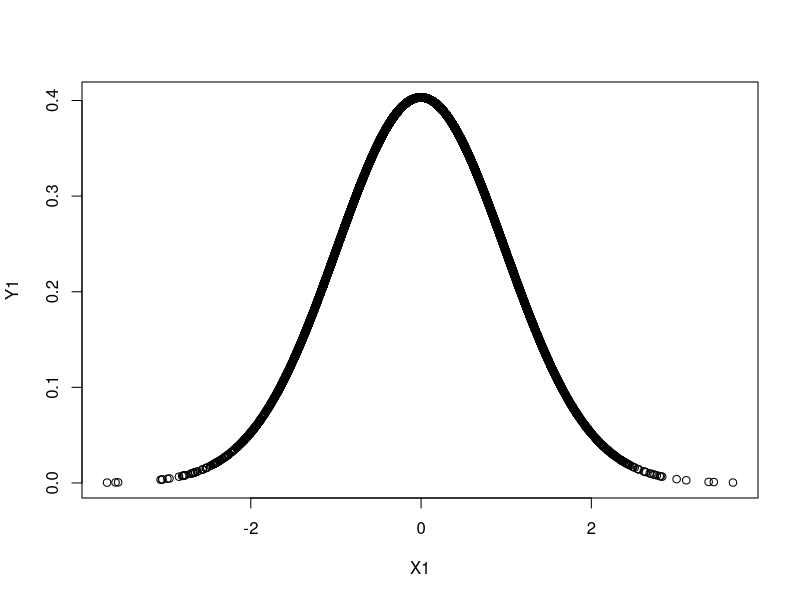
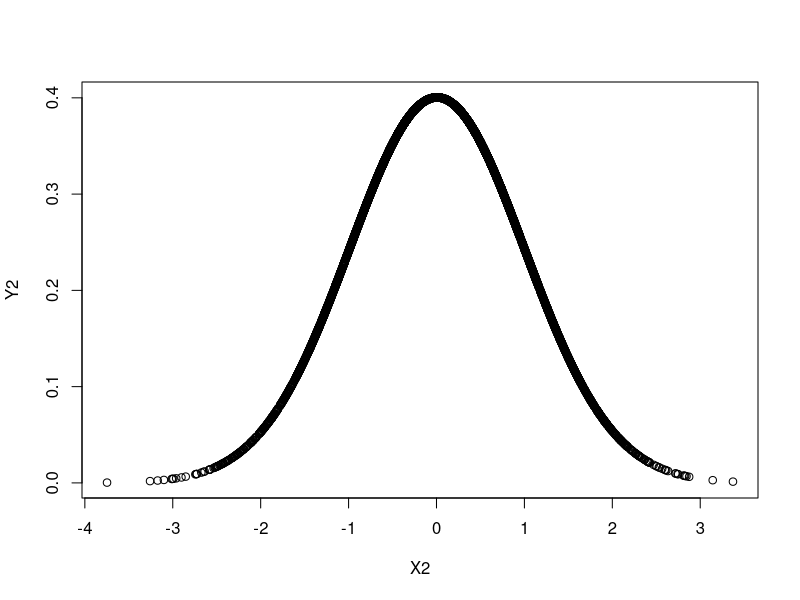

These figures' R source, in order:
#2011MC04
#Avinash Singh

n = 5000
x =numeric(0)
X1 =numeric(0)
X2 =numeric(0)
Sample_Generation <- function(){
  for(i in 1:n){
    u = runif(1)
    x[i] <- u
  }
  return(x)
}

Generated_Data1 <- Sample_Generation()
options(max.print=999999)
print(Generated_Data1)

Generated_Data2 <- Sample_Generation()
options(max.print=999999)
print(Generated_Data2)



for(i in 1:length(Generated_Data1))
{
  X1[i]<- ((-2*log(Generated_Data1[i],base=exp(1)))**0.5)*cos(2*3.14*Generated_Data2[i])
  X2[i]<- ((-2*log(Generated_Data1[i],base=exp(1)))**0.5)*sin(2*3.14*Generated_Data2[i])
}

X1
X2

Y1 = dnorm(X1, mean(X1), sd(X1))
# Plot the graph.
plot(X1, Y1)



Y2 = dnorm(X2, mean(X2), sd(X2))
# Plot the graph.
plot(X2, Y2)


#Sample Mean and Variance 
mean(X1)
var(X1)


#Sample Mean and Variance 
mean(X2)
var(X2)
